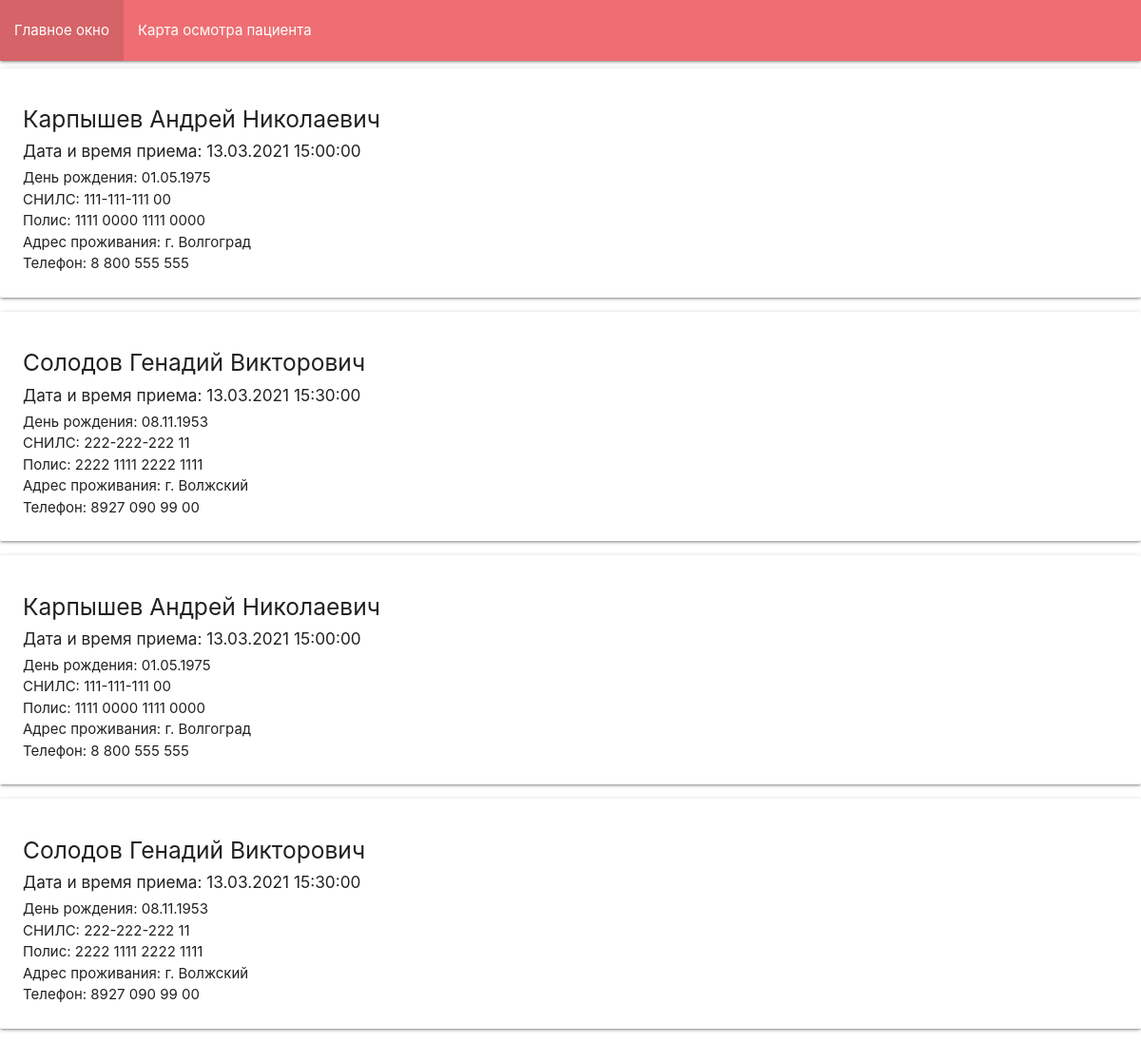
Page /records on the committed database.
### tables this page shows
CREATE TABLE register(
            id INTEGER PRIMARY KEY AUTOINCREMENT,
            fio TEXT NOT NULL,
            birthday DATE NOT NULL,
            snils VARCHAR(14) NOT NULL,
            polis VARCHAR(15) NOT NULL,
            address TEXT NOT NULL,
            phone VARCHAR(11) NOT NULL,
            date DATE NOT NULL
        );

### app.py (the view)
@app.route('/records', methods=['POST', 'GET'])
def records():
    with connect(db) as con:
        cur = con.cursor()
        cur.execute("SELECT fio, birthday, snils, polis, address, phone, date FROM register")
        register = cur.fetchall()
        logging.info(f'open view records. count result registers \'{len(register)}\'')
    return render_template('records.html', register=register)

### templates/records.html (shortened to what this page needs)
<!DOCTYPE html>
<html lang="en">
<head>
    <link rel="stylesheet" href="https://cdnjs.cloudflare.com/ajax/libs/materialize/1.0.0/css/materialize.min.css">
</head>
<body>
<nav>
    <div class="nav-wrapper">
        <ul id="nav-mobile" class="left hide-on-med-and-down">
            <li> <a href="/">Главное окно</a></li>
            <li> <a href="/card/1">Карта осмотра пациента</a></li>
      </ul>
    </div>
</nav>
<div>
    <div class="col s12 m7">
        {% for fio, birthday, snils, polis, address, phone, date in register %}
            <div class="card horizontal">
                <div class="card-stacked">
                    <div class="card-content">
                        <h5>{{ fio }}</h5>
                        <h6>Дата и время приема: {{  date }}</h6>
                        <p>День рождения: {{ birthday }}</p>
                        <p>СНИЛС: {{ snils }}</p>
                        <p>Полис: {{ polis }}</p>
                        <p>Адрес проживания: {{ address }}</p>
                        <p>Телефон: {{ phone }}</p>
                    </div>
                </div>
            </div>
        {% endfor %}
    </div>
</div>
</body>
</html>

### rows in the picture
register: fio "Карпышев Андрей Николаевич", date "13.03.2021 15:00:00", birthday "01.05.1975", snils "111-111-111 00", polis "1111 0000 1111 0000", address "г. Волгоград", phone "8 800 555 555"
register: fio "Солодов Генадий Викторович", date "13.03.2021 15:30:00", birthday "08.11.1953", snils "222-222-222 11", polis "2222 1111 2222 1111", address "г. Волжский", phone "8927 090 99 00"
register: fio "Карпышев Андрей Николаевич", date "13.03.2021 15:00:00", birthday "01.05.1975", snils "111-111-111 00", polis "1111 0000 1111 0000", address "г. Волгоград", phone "8 800 555 555"
register: fio "Солодов Генадий Викторович", date "13.03.2021 15:30:00", birthday "08.11.1953", snils "222-222-222 11", polis "2222 1111 2222 1111", address "г. Волжский", phone "8927 090 99 00"
